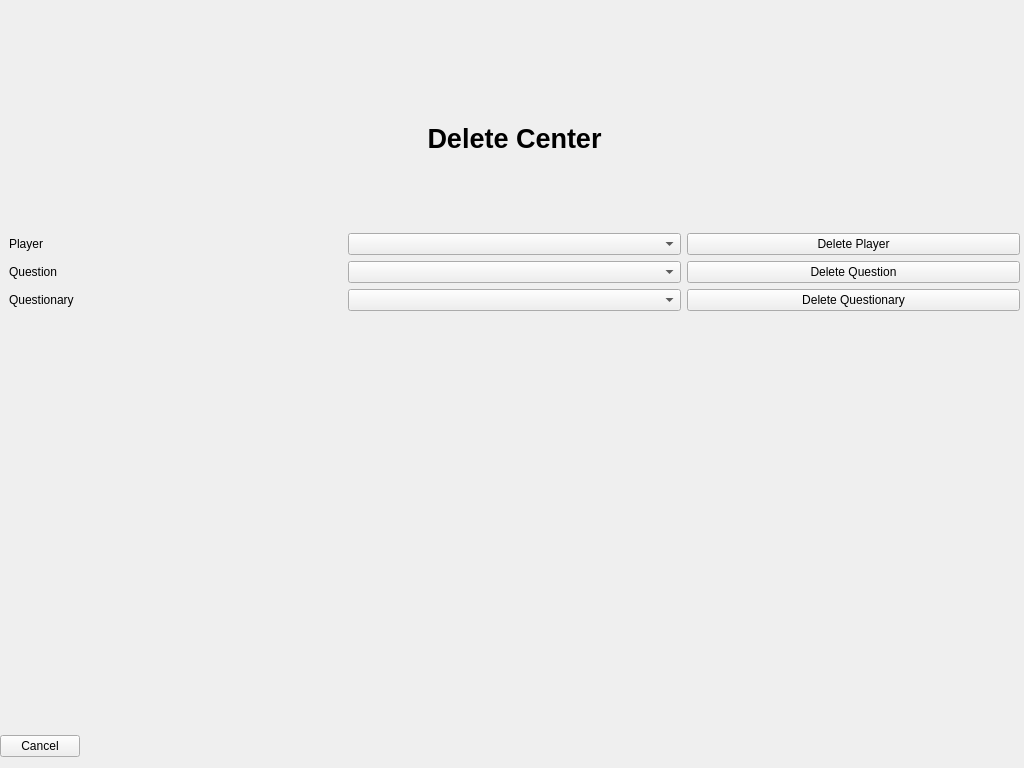
<?xml version="1.0" encoding="UTF-8"?>
<ui version="4.0">
 <class>QubeHub</class>
 <widget class="QStackedWidget" name="QubeHub">
  <property name="windowModality">
   <enum>Qt::NonModal</enum>
  </property>
  <property name="enabled">
   <bool>true</bool>
  </property>
  <property name="geometry">
   <rect>
    <x>0</x>
    <y>0</y>
    <width>1024</width>
    <height>768</height>
   </rect>
  </property>
  <property name="sizePolicy">
   <sizepolicy hsizetype="Fixed" vsizetype="Fixed">
    <horstretch>0</horstretch>
    <verstretch>0</verstretch>
   </sizepolicy>
  </property>
  <property name="minimumSize">
   <size>
    <width>1024</width>
    <height>768</height>
   </size>
  </property>
  <property name="font">
   <font>
    <weight>50</weight>
    <bold>false</bold>
   </font>
  </property>
  <property name="cursor">
   <cursorShape>ArrowCursor</cursorShape>
  </property>
  <property name="contextMenuPolicy">
   <enum>Qt::NoContextMenu</enum>
  </property>
  <property name="windowTitle">
   <string>StackedWidget</string>
  </property>
  <property name="windowIcon">
   <iconset>
    <normaloff>pictures/Logo.png</normaloff>pictures/Logo.png</iconset>
  </property>
  <property name="autoFillBackground">
   <bool>false</bool>
  </property>
  <property name="currentIndex">
   <number>3</number>
  </property>
  <widget class="QWidget" name="main_view">
   <widget class="QWidget" name="horizontalLayoutWidget_2">
    <property name="geometry">
     <rect>
      <x>0</x>
      <y>670</y>
      <width>1011</width>
      <height>91</height>
     </rect>
    </property>
    <layout class="QHBoxLayout" name="horizontalLayout_2">
     <item>
      <widget class="QPushButton" name="main_exit_button">
       <property name="maximumSize">
        <size>
         <width>220</width>
         <height>70</height>
        </size>
       </property>
       <property name="text">
        <string>Exit</string>
       </property>
      </widget>
     </item>
     <item>
      <widget class="QPushButton" name="main_delete_button">
       <property name="maximumSize">
        <size>
         <width>220</width>
         <height>70</height>
        </size>
       </property>
       <property name="text">
        <string>Delete Center</string>
       </property>
      </widget>
     </item>
     <item>
      <widget class="QPushButton" name="main_create_user_button">
       <property name="maximumSize">
        <size>
         <width>220</width>
         <height>70</height>
        </size>
       </property>
       <property name="text">
        <string>Create Player</string>
       </property>
      </widget>
     </item>
     <item>
      <widget class="QPushButton" name="main_create_questionary_button">
       <property name="enabled">
        <bool>true</bool>
       </property>
       <property name="maximumSize">
        <size>
         <width>220</width>
         <height>70</height>
        </size>
       </property>
       <property name="text">
        <string>Create Questionary</string>
       </property>
       <property name="flat">
        <bool>false</bool>
       </property>
      </widget>
     </item>
     <item>
      <widget class="QPushButton" name="main_create_question_button">
       <property name="maximumSize">
        <size>
         <width>220</width>
         <height>70</height>
        </size>
       </property>
       <property name="text">
        <string>Create Question</string>
       </property>
      </widget>
     </item>
    </layout>
   </widget>
   <widget class="QLabel" name="image_label">
    <property name="geometry">
     <rect>
      <x>20</x>
      <y>50</y>
      <width>991</width>
      <height>521</height>
     </rect>
    </property>
    <property name="text">
     <string/>
    </property>
    <property name="pixmap">
     <pixmap>pictures/question.jpg</pixmap>
    </property>
    <property name="scaledContents">
     <bool>true</bool>
    </property>
   </widget>
  </widget>
  <widget class="QWidget" name="create_user_view">
   <widget class="QWidget" name="formLayoutWidget_2">
    <property name="geometry">
     <rect>
      <x>10</x>
      <y>50</y>
      <width>1011</width>
      <height>181</height>
     </rect>
    </property>
    <layout class="QFormLayout" name="formLayout_2">
     <property name="fieldGrowthPolicy">
      <enum>QFormLayout::AllNonFixedFieldsGrow</enum>
     </property>
     <item row="2" column="0">
      <widget class="QLabel" name="create_user_nickname_label">
       <property name="text">
        <string>Nickname</string>
       </property>
      </widget>
     </item>
     <item row="2" column="1">
      <widget class="QLineEdit" name="create_user_nickname_field"/>
     </item>
     <item row="3" column="0">
      <widget class="QLabel" name="create_user_email_label">
       <property name="text">
        <string>E-Mail</string>
       </property>
      </widget>
     </item>
     <item row="3" column="1">
      <widget class="QLineEdit" name="create_user_email_field"/>
     </item>
     <item row="4" column="0">
      <widget class="QLabel" name="create_user_rfid_label">
       <property name="text">
        <string>RFID Nr.:</string>
       </property>
      </widget>
     </item>
     <item row="4" column="1">
      <widget class="QLabel" name="user_rfid_number_label">
       <property name="text">
        <string>&lt;html&gt;&lt;head/&gt;&lt;body&gt;&lt;p align=&quot;center&quot;&gt;&lt;span style=&quot; font-weight:600;&quot;&gt;RFID Number&lt;/span&gt;&lt;/p&gt;&lt;/body&gt;&lt;/html&gt;</string>
       </property>
      </widget>
     </item>
     <item row="0" column="0" colspan="2">
      <widget class="QLabel" name="label_4">
       <property name="text">
        <string>&lt;html&gt;&lt;head/&gt;&lt;body&gt;&lt;p align=&quot;center&quot;&gt;&lt;span style=&quot; font-size:20pt; font-weight:600;&quot;&gt;Create Player&lt;/span&gt;&lt;/p&gt;&lt;/body&gt;&lt;/html&gt;</string>
       </property>
      </widget>
     </item>
     <item row="1" column="0">
      <widget class="Line" name="line_4">
       <property name="orientation">
        <enum>Qt::Horizontal</enum>
       </property>
      </widget>
     </item>
    </layout>
   </widget>
   <widget class="QWidget" name="horizontalLayoutWidget_3">
    <property name="geometry">
     <rect>
      <x>0</x>
      <y>730</y>
      <width>1021</width>
      <height>33</height>
     </rect>
    </property>
    <layout class="QHBoxLayout" name="horizontalLayout_3">
     <item>
      <widget class="QPushButton" name="create_user_cancel_button">
       <property name="text">
        <string>Cancel</string>
       </property>
      </widget>
     </item>
     <item>
      <spacer name="horizontalSpacer_2">
       <property name="orientation">
        <enum>Qt::Horizontal</enum>
       </property>
       <property name="sizeHint" stdset="0">
        <size>
         <width>40</width>
         <height>20</height>
        </size>
       </property>
      </spacer>
     </item>
     <item>
      <widget class="QPushButton" name="create_user_create_button">
       <property name="text">
        <string>Create Player</string>
       </property>
      </widget>
     </item>
    </layout>
   </widget>
  </widget>
  <widget class="QWidget" name="create_question_view">
   <widget class="QWidget" name="horizontalLayoutWidget">
    <property name="geometry">
     <rect>
      <x>0</x>
      <y>730</y>
      <width>1021</width>
      <height>33</height>
     </rect>
    </property>
    <layout class="QHBoxLayout" name="horizontalLayout">
     <item>
      <widget class="QPushButton" name="create_question_cancel_button">
       <property name="text">
        <string>Cancel</string>
       </property>
      </widget>
     </item>
     <item>
      <spacer name="horizontalSpacer">
       <property name="orientation">
        <enum>Qt::Horizontal</enum>
       </property>
       <property name="sizeHint" stdset="0">
        <size>
         <width>40</width>
         <height>20</height>
        </size>
       </property>
      </spacer>
     </item>
     <item>
      <widget class="QPushButton" name="create_question_create_button">
       <property name="text">
        <string>Create Question</string>
       </property>
      </widget>
     </item>
    </layout>
   </widget>
   <widget class="QWidget" name="formLayoutWidget">
    <property name="geometry">
     <rect>
      <x>10</x>
      <y>50</y>
      <width>1011</width>
      <height>488</height>
     </rect>
    </property>
    <layout class="QGridLayout" name="gridLayout">
     <item row="3" column="0">
      <widget class="QLabel" name="create_question_questionary_label">
       <property name="text">
        <string>Questionary</string>
       </property>
      </widget>
     </item>
     <item row="13" column="1">
      <widget class="QTextEdit" name="create_question_info_text"/>
     </item>
     <item row="1" column="0" colspan="2">
      <widget class="QLabel" name="label">
       <property name="text">
        <string>&lt;html&gt;&lt;head/&gt;&lt;body&gt;&lt;p align=&quot;center&quot;&gt;&lt;span style=&quot; font-size:20pt; font-weight:600;&quot;&gt;Create Question&lt;/span&gt;&lt;/p&gt;&lt;/body&gt;&lt;/html&gt;</string>
       </property>
      </widget>
     </item>
     <item row="5" column="0">
      <widget class="QLabel" name="create_question_answer_one_label">
       <property name="text">
        <string>Answer One</string>
       </property>
      </widget>
     </item>
     <item row="10" column="1">
      <widget class="QRadioButton" name="create_question_answer_three_button">
       <property name="text">
        <string>is the correct Answer</string>
       </property>
      </widget>
     </item>
     <item row="12" column="1">
      <widget class="QRadioButton" name="create_question_answer_four_button">
       <property name="text">
        <string>is the correct Answer</string>
       </property>
      </widget>
     </item>
     <item row="11" column="1">
      <widget class="QLineEdit" name="create_question_answer_four_field"/>
     </item>
     <item row="4" column="0">
      <widget class="QLabel" name="create_question_question_label">
       <property name="text">
        <string>Question</string>
       </property>
      </widget>
     </item>
     <item row="9" column="1">
      <widget class="QLineEdit" name="create_question_answer_three_field"/>
     </item>
     <item row="7" column="0">
      <widget class="QLabel" name="create_question_answer_two_label">
       <property name="text">
        <string>Answer Two</string>
       </property>
      </widget>
     </item>
     <item row="4" column="1">
      <widget class="QLineEdit" name="create_question_question_field"/>
     </item>
     <item row="9" column="0">
      <widget class="QLabel" name="create_question_answer_three_label">
       <property name="text">
        <string>Answer Three</string>
       </property>
      </widget>
     </item>
     <item row="7" column="1">
      <widget class="QLineEdit" name="create_question_answer_two_field"/>
     </item>
     <item row="11" column="0">
      <widget class="QLabel" name="create_question_answer_four_label">
       <property name="text">
        <string>Answer Four</string>
       </property>
      </widget>
     </item>
     <item row="8" column="1">
      <widget class="QRadioButton" name="create_question_answer_two_button">
       <property name="text">
        <string>is the correct Answer</string>
       </property>
      </widget>
     </item>
     <item row="5" column="1">
      <widget class="QLineEdit" name="create_question_answer_one_field"/>
     </item>
     <item row="13" column="0">
      <widget class="QLabel" name="create_question_info_label">
       <property name="text">
        <string>Why is this Answer Correct?</string>
       </property>
      </widget>
     </item>
     <item row="6" column="1">
      <widget class="QRadioButton" name="create_question_answer_one_button">
       <property name="text">
        <string>is the correct Answer</string>
       </property>
      </widget>
     </item>
     <item row="3" column="1">
      <widget class="QComboBox" name="create_question_questionary_box"/>
     </item>
     <item row="2" column="0">
      <widget class="Line" name="line">
       <property name="orientation">
        <enum>Qt::Horizontal</enum>
       </property>
      </widget>
     </item>
    </layout>
   </widget>
  </widget>
  <widget class="QWidget" name="delete_view">
   <widget class="QWidget" name="horizontalLayoutWidget_4">
    <property name="geometry">
     <rect>
      <x>0</x>
      <y>730</y>
      <width>1021</width>
      <height>33</height>
     </rect>
    </property>
    <layout class="QHBoxLayout" name="horizontalLayout_4">
     <item>
      <widget class="QPushButton" name="delete_cancel_button">
       <property name="text">
        <string>Cancel</string>
       </property>
      </widget>
     </item>
     <item>
      <spacer name="horizontalSpacer_3">
       <property name="orientation">
        <enum>Qt::Horizontal</enum>
       </property>
       <property name="sizeHint" stdset="0">
        <size>
         <width>40</width>
         <height>20</height>
        </size>
       </property>
      </spacer>
     </item>
    </layout>
   </widget>
   <widget class="QWidget" name="gridLayoutWidget">
    <property name="geometry">
     <rect>
      <x>9</x>
      <y>50</y>
      <width>1011</width>
      <height>261</height>
     </rect>
    </property>
    <layout class="QGridLayout" name="gridLayout_2">
     <item row="3" column="1">
      <widget class="QComboBox" name="delete_questionary_box"/>
     </item>
     <item row="2" column="1">
      <widget class="QComboBox" name="delete_question_box"/>
     </item>
     <item row="2" column="0">
      <widget class="QLabel" name="delete_question_label">
       <property name="text">
        <string>Question</string>
       </property>
      </widget>
     </item>
     <item row="1" column="2">
      <widget class="QPushButton" name="delete_player_button">
       <property name="text">
        <string>Delete Player</string>
       </property>
      </widget>
     </item>
     <item row="3" column="0">
      <widget class="QLabel" name="delete_questionary_label">
       <property name="text">
        <string>Questionary</string>
       </property>
      </widget>
     </item>
     <item row="1" column="1">
      <widget class="QComboBox" name="delete_player_box"/>
     </item>
     <item row="2" column="2">
      <widget class="QPushButton" name="delete_question_button">
       <property name="text">
        <string>Delete Question</string>
       </property>
      </widget>
     </item>
     <item row="1" column="0">
      <widget class="QLabel" name="delete_player_label">
       <property name="text">
        <string>Player</string>
       </property>
      </widget>
     </item>
     <item row="3" column="2">
      <widget class="QPushButton" name="delete_questionary_button">
       <property name="text">
        <string>Delete Questionary</string>
       </property>
      </widget>
     </item>
     <item row="0" column="1">
      <widget class="QLabel" name="label_2">
       <property name="text">
        <string>&lt;html&gt;&lt;head/&gt;&lt;body&gt;&lt;p align=&quot;center&quot;&gt;&lt;span style=&quot; font-size:20pt; font-weight:600;&quot;&gt;Delete Center&lt;/span&gt;&lt;/p&gt;&lt;/body&gt;&lt;/html&gt;</string>
       </property>
      </widget>
     </item>
    </layout>
   </widget>
  </widget>
  <widget class="QWidget" name="create_questionary_view">
   <widget class="QWidget" name="formLayoutWidget_4">
    <property name="geometry">
     <rect>
      <x>10</x>
      <y>50</y>
      <width>1011</width>
      <height>164</height>
     </rect>
    </property>
    <layout class="QFormLayout" name="formLayout_4">
     <property name="fieldGrowthPolicy">
      <enum>QFormLayout::AllNonFixedFieldsGrow</enum>
     </property>
     <item row="2" column="0">
      <widget class="QLabel" name="create_questionary_name_label">
       <property name="text">
        <string>Name</string>
       </property>
      </widget>
     </item>
     <item row="3" column="0">
      <widget class="QLabel" name="create_questionary_category_label">
       <property name="text">
        <string>Category</string>
       </property>
      </widget>
     </item>
     <item row="4" column="0">
      <widget class="QLabel" name="create_questionary_lecture_label">
       <property name="text">
        <string>Lecture</string>
       </property>
      </widget>
     </item>
     <item row="2" column="1">
      <widget class="QLineEdit" name="create_questionary_name_field"/>
     </item>
     <item row="3" column="1">
      <widget class="QLineEdit" name="create_questionary_category_field"/>
     </item>
     <item row="4" column="1">
      <widget class="QLineEdit" name="create_questionary_lecture_field"/>
     </item>
     <item row="0" column="1">
      <widget class="Line" name="line_3">
       <property name="orientation">
        <enum>Qt::Horizontal</enum>
       </property>
      </widget>
     </item>
     <item row="1" column="0" colspan="2">
      <widget class="QLabel" name="label_3">
       <property name="text">
        <string>&lt;html&gt;&lt;head/&gt;&lt;body&gt;&lt;p align=&quot;center&quot;&gt;&lt;span style=&quot; font-size:20pt; font-weight:600;&quot;&gt;Create Questionary&lt;/span&gt;&lt;/p&gt;&lt;/body&gt;&lt;/html&gt;</string>
       </property>
      </widget>
     </item>
    </layout>
   </widget>
   <widget class="QWidget" name="horizontalLayoutWidget_5">
    <property name="geometry">
     <rect>
      <x>0</x>
      <y>730</y>
      <width>1021</width>
      <height>33</height>
     </rect>
    </property>
    <layout class="QHBoxLayout" name="horizontalLayout_5">
     <item>
      <widget class="QPushButton" name="create_questionary_cancel_button">
       <property name="text">
        <string>Cancel</string>
       </property>
      </widget>
     </item>
     <item>
      <spacer name="horizontalSpacer_4">
       <property name="orientation">
        <enum>Qt::Horizontal</enum>
       </property>
       <property name="sizeHint" stdset="0">
        <size>
         <width>40</width>
         <height>20</height>
        </size>
       </property>
      </spacer>
     </item>
     <item>
      <widget class="QPushButton" name="create_questionary_create_button">
       <property name="text">
        <string>Create Questionary</string>
       </property>
      </widget>
     </item>
    </layout>
   </widget>
  </widget>
 </widget>
 <resources/>
 <connections>
  <connection>
   <sender>main_exit_button</sender>
   <signal>clicked()</signal>
   <receiver>QubeHub</receiver>
   <slot>close()</slot>
   <hints>
    <hint type="sourcelabel">
     <x>616</x>
     <y>432</y>
    </hint>
    <hint type="destinationlabel">
     <x>616</x>
     <y>528</y>
    </hint>
   </hints>
  </connection>
 </connections>
</ui>
